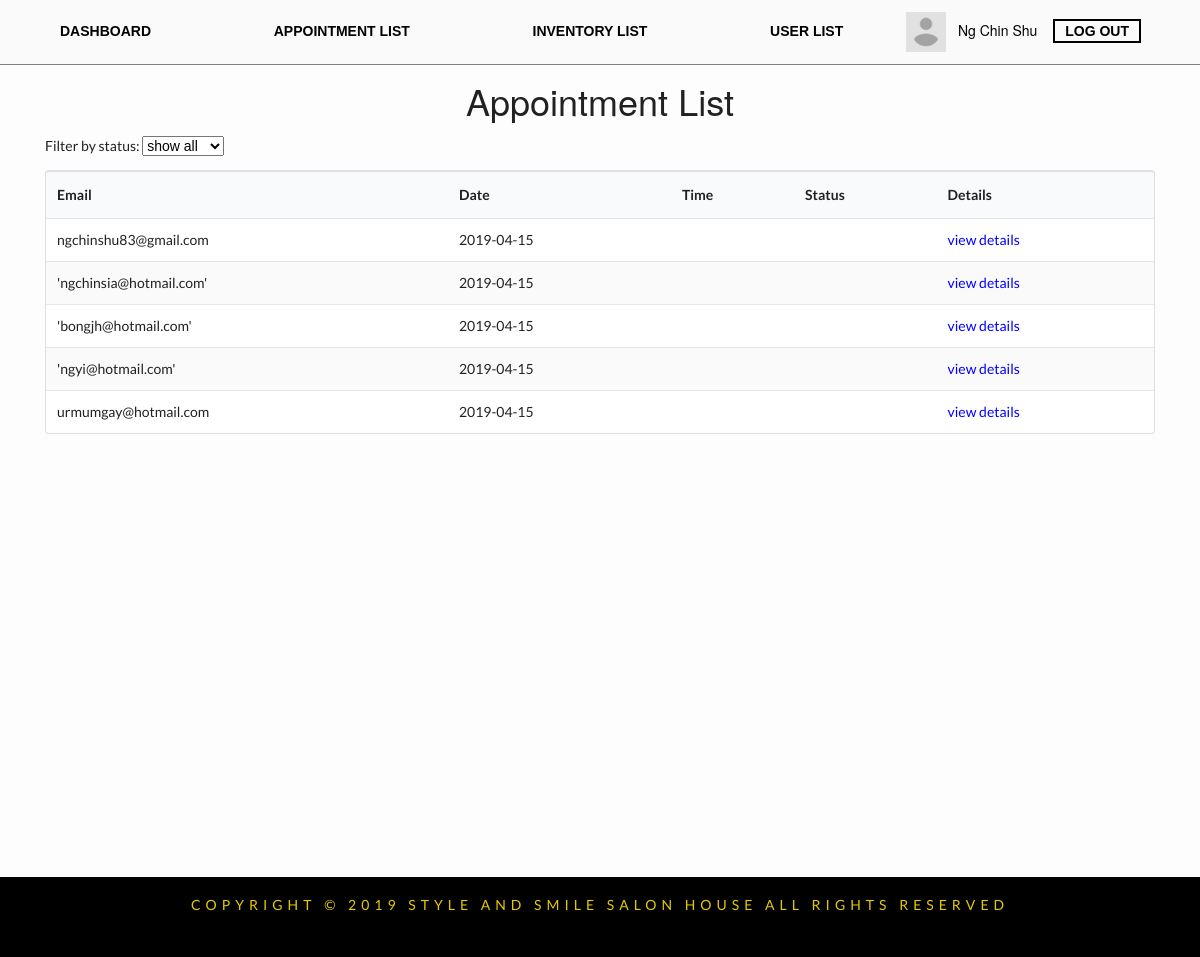
Page /staff/appointment.php (signed in) on the committed database.
### tables this page shows
CREATE TABLE `appointments` (
  `appointmentId` int(11) NOT NULL,
  `userId` int(11) NOT NULL,
  `appointmentDate` date NOT NULL,
  `appointmentTime` varchar(50) NOT NULL,
  `typeOfServices` varchar(100) NOT NULL,
  `hairdresser` varchar(100) NOT NULL,
  `request` varchar(200) NOT NULL,
  `status` varchar(20) NOT NULL
);

CREATE TABLE `users` (
  `image_path` varchar(100) DEFAULT NULL,
  `userId` int(11) NOT NULL,
  `email` varchar(100) NOT NULL,
  `contact` varchar(100) NOT NULL,
  `password` varchar(100) DEFAULT NULL,
  `name` varchar(150) NOT NULL,
  `role` varchar(20) NOT NULL,
  `note` varchar(200) DEFAULT NULL,
  `lastSignIn` date DEFAULT NULL,
  `forgotPasswordId` varchar(32) DEFAULT NULL,
  `banned` varchar(10) DEFAULT NULL,
  `bannedDate` date DEFAULT NULL,
  `bannedReason` varchar(255) DEFAULT NULL,
  `bannedDuration` int(10) DEFAULT NULL
);

### staff/appointment.php (the view, shortened to what this page needs)
<?php include '../db_connect.php'; ?>
<?php
$sql = 'SELECT * from appointments INNER JOIN users ON appointments.userId = users.userId';
$q = $conn->query($sql);
$q->setFetchMode(PDO::FETCH_ASSOC);
?>
<!DOCTYPE html>
<html lang="en">
<head>
  <link rel="stylesheet" type="text/css" href="https://stackpath.bootstrapcdn.com/bootstrap/4.3.1/css/bootstrap.min.css">
  <link rel="stylesheet" href="https://cdn.jsdelivr.net/npm/semantic-ui@2.4.2/dist/semantic.min.css">
  <link rel="stylesheet" type="text/css" href="../style.css">
</head>
<body>
    <?php include "../navigationBar.php" ?>
  <div class="container">
    <h1 class="display-4  text-center">Appointment List</h1>
    Filter by status:
    <select name="status" id="filterBox" onchange="onFilterStatus()">
      <option value="all">show all</option>
    </select>
    <table class="ui striped table">
      <thead>
        <tr>
          <th>Email</th>
          <th>Date</th>
          <th>Time</th>
          <th>Status</th>
          <th>Details</th>
        </tr>
      </thead>
      <tbody>
        <?php while ($row = $q->fetch()): ?>
          <tr class="appRow">
            <td><?php echo htmlspecialchars($row['email']) ?></td>
            <td><?php echo htmlspecialchars($row['appointmentDate']); ?></td>
            <td><?php echo htmlspecialchars($row['appointmentTime']); ?></td>
            <td class="appStatus"><?php echo htmlspecialchars($row['status']); ?></td>
            <td><a class="view-details-tag" onclick='onViewAppointment(
              "<?php echo htmlspecialchars($row['status']) ?>",
              "<?php echo htmlspecialchars($row['appointmentId']) ?>",
              "<?php echo htmlspecialchars($row['email']) ?>",
              "<?php echo htmlspecialchars($row['appointmentDate']) ?>",
              "<?php echo htmlspecialchars($row['appointmentTime']) ?>",
              "<?php echo htmlspecialchars($row['typeOfServices']) ?>",
              "<?php echo htmlspecialchars($row['hairdresser']) ?>",
              "<?php echo htmlspecialchars($row['request']) ?>")'>
            <span class="view-details-text">view details<span></a>
            </td>
          </tr>
        <?php endwhile; ?>
      </tbody>
    </table>
  </div>
    <?php include "../footer.php"; ?>
</body>
</html>

### style.css (style rules this page uses)
html { scroll-behavior: smooth; }
html, body { margin: 0; padding: 0; height:100%; }
body { background-color: #fdfdfd; }
.display-4 { font-family: "Helvetica Neue",Helvetica,Arial,sans-serif; }
.container { min-height: 100vh; overflow: hidden; position: relative; }
h1.display-4 { margin-top:14px; font-size: 36px; }
a.view-details-tag { cursor: pointer; }
span.view-details-text { color: blue; }

### rows in the picture
appointments: userId.email "ngchinshu83@gmail.com", appointmentDate "2019-04-15"
appointments: userId.email "'ngchinsia@hotmail.com'", appointmentDate "2019-04-15"
appointments: userId.email "'bongjh@hotmail.com'", appointmentDate "2019-04-15"
appointments: userId.email "'ngyi@hotmail.com'", appointmentDate "2019-04-15"
appointments: userId.email "urmumgay@hotmail.com", appointmentDate "2019-04-15"

### other values in the picture
$_SESSION["name"] "Ng Chin Shu"
